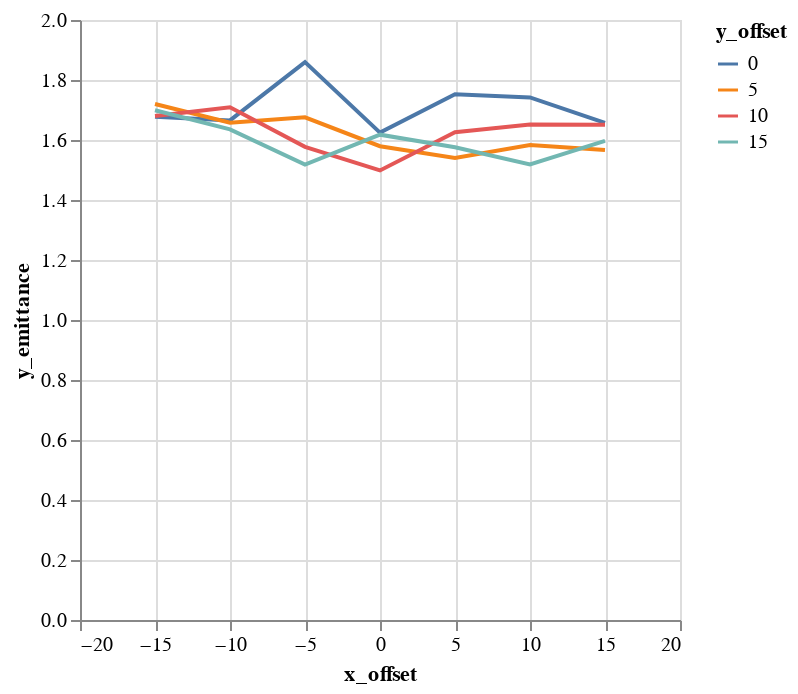

Notebook code for this chart:
### Code cell
alt.Chart(emit_df).mark_line().encode(
    color='y_offset:N',
    x='x_offset',
    y='y_emittance',
)

### Figure 1 — Vega-Lite specification as saved in the notebook (floating-point values rounded to 4 significant figures)
{"$schema": "https://vega.github.io/schema/vega-lite/v1.2.1.json", "data": {"values": [{"losses": 0, "relbeta": 0.002308, "sourceID": 16777222, "sourceName": "x_-15_y_0", "x_emittance": 1.725, "x_emittance_rel": 1.064, "x_norm_emittance": 0.003982, "x_offset": -15, "y_emittance": 1.678, "y_emittance_rel": 1.067, "y_norm_emittance": 0.003873, "y_offset": 0}, {"losses": 0, "relbeta": 0.002308, "sourceID": 16777229, "sourceName": "x_-15_y_5", "x_emittance": 1.701, "x_emittance_rel": 1.067, "x_norm_emittance": 0.003926, "x_offset": -15, "y_emittance": 1.72, "y_emittance_rel": 1.079, "y_norm_emittance": 0.003971, "y_offset": 5}, {"losses": 0, "relbeta": 0.002308, "sourceID": 16777236, "sourceName": "x_-15_y_10", "x_emittance": 1.705, "x_emittance_rel": 1.054, "x_norm_emittance": 0.003935, "x_offset": -15, "y_emittance": 1.68, "y_emittance_rel": 1.052, "y_norm_emittance": 0.003878, "y_offset": 10}, {"losses": 0, "relbeta": 0.002308, "sourceID": 16777243, "sourceName": "x_-15_y_15", "x_emittance": 1.737, "x_emittance_rel": 1.039, "x_norm_emittance": 0.00401, "x_offset": -15, "y_emittance": 1.699, "y_emittance_rel": 1.023, "y_norm_emittance": 0.003923, "y_offset": 15}, {"losses": 0, "relbeta": 0.002308, "sourceID": 16777220, "sourceName": "x_-10_y_0", "x_emittance": 1.726, "x_emittance_rel": 1.084, "x_norm_emittance": 0.003984, "x_offset": -10, "y_emittance": 1.665, "y_emittance_rel": 1.072, "y_norm_emittance": 0.003844, "y_offset": 0}, {"losses": 0, "relbeta": 0.002308, "sourceID": 16777227, "sourceName": "x_-10_y_5", "x_emittance": 1.691, "x_emittance_rel": 1.048, "x_norm_emittance": 0.003904, "x_offset": -10, "y_emittance": 1.658, "y_emittance_rel": 1.049, "y_norm_emittance": 0.003827, "y_offset": 5}, {"losses": 0, "relbeta": 0.002308, "sourceID": 16777234, "sourceName": "x_-10_y_10", "x_emittance": 1.528, "x_emittance_rel": 1.028, "x_norm_emittance": 0.003528, "x_offset": -10, "y_emittance": 1.709, "y_emittance_rel": 1.026, "y_norm_emittance": 0.003945, "y_offset": 10}, {"losses": 0, "relbeta": 0.002308, "sourceID": 16777241, "sourceName": "x_-10_y_15", "x_emittance": 1.463, "x_emittance_rel": 1.009, "x_norm_emittance": 0.003378, "x_offset": -10, "y_emittance": 1.635, "y_emittance_rel": 1.001, "y_norm_emittance": 0.003775, "y_offset": 15}, {"losses": 0, "relbeta": 0.002308, "sourceID": 16777218, "sourceName": "x_-5_y_0", "x_emittance": 1.834, "x_emittance_rel": 1.094, "x_norm_emittance": 0.004234, "x_offset": -5, "y_emittance": 1.86, "y_emittance_rel": 1.083, "y_norm_emittance": 0.004293, "y_offset": 0}, {"losses": 0, "relbeta": 0.002308, "sourceID": 16777225, "sourceName": "x_-5_y_5", "x_emittance": 1.587, "x_emittance_rel": 1.042, "x_norm_emittance": 0.003663, "x_offset": -5, "y_emittance": 1.675, "y_emittance_rel": 1.031, "y_norm_emittance": 0.003868, "y_offset": 5}, {"losses": 0, "relbeta": 0.002308, "sourceID": 16777232, "sourceName": "x_-5_y_10", "x_emittance": 1.543, "x_emittance_rel": 1.021, "x_norm_emittance": 0.003561, "x_offset": -5, "y_emittance": 1.577, "y_emittance_rel": 1.021, "y_norm_emittance": 0.003641, "y_offset": 10}, {"losses": 0, "relbeta": 0.002308, "sourceID": 16777239, "sourceName": "x_-5_y_15", "x_emittance": 1.698, "x_emittance_rel": 1.004, "x_norm_emittance": 0.00392, "x_offset": -5, "y_emittance": 1.518, "y_emittance_rel": 1.009, "y_norm_emittance": 0.003504, "y_offset": 15}, {"losses": 0, "relbeta": 0.002308, "sourceID": 16777216, "sourceName": "x_0_y_0", "x_emittance": 1.683, "x_emittance_rel": 1.093, "x_norm_emittance": 0.003884, "x_offset": 0, "y_emittance": 1.625, "y_emittance_rel": 1.057, "y_norm_emittance": 0.00375, "y_offset": 0}, {"losses": 0, "relbeta": 0.002308, "sourceID": 16777223, "sourceName": "x_0_y_5", "x_emittance": 1.613, "x_emittance_rel": 1.047, "x_norm_emittance": 0.003724, "x_offset": 0, "y_emittance": 1.579, "y_emittance_rel": 1.029, "y_norm_emittance": 0.003646, "y_offset": 5}, {"losses": 0, "relbeta": 0.002308, "sourceID": 16777230, "sourceName": "x_0_y_10", "x_emittance": 1.453, "x_emittance_rel": 1.036, "x_norm_emittance": 0.003354, "x_offset": 0, "y_emittance": 1.498, "y_emittance_rel": 1.016, "y_norm_emittance": 0.003459, "y_offset": 10}, {"losses": 0, "relbeta": 0.002308, "sourceID": 16777237, "sourceName": "x_0_y_15", "x_emittance": 1.776, "x_emittance_rel": 1.004, "x_norm_emittance": 0.0041, "x_offset": 0, "y_emittance": 1.618, "y_emittance_rel": 1.003, "y_norm_emittance": 0.003735, "y_offset": 15}, {"losses": 0, "relbeta": 0.002308, "sourceID": 16777217, "sourceName": "x_5_y_0", "x_emittance": 1.669, "x_emittance_rel": 1.077, "x_norm_emittance": 0.003853, "x_offset": 5, "y_emittance": 1.753, "y_emittance_rel": 1.047, "y_norm_emittance": 0.004046, "y_offset": 0}, {"losses": 0, "relbeta": 0.002308, "sourceID": 16777224, "sourceName": "x_5_y_5", "x_emittance": 1.671, "x_emittance_rel": 1.043, "x_norm_emittance": 0.003858, "x_offset": 5, "y_emittance": 1.54, "y_emittance_rel": 1.045, "y_norm_emittance": 0.003555, "y_offset": 5}, {"losses": 0, "relbeta": 0.002308, "sourceID": 16777231, "sourceName": "x_5_y_10", "x_emittance": 1.508, "x_emittance_rel": 1.031, "x_norm_emittance": 0.00348, "x_offset": 5, "y_emittance": 1.626, "y_emittance_rel": 1.02, "y_norm_emittance": 0.003753, "y_offset": 10}, {"losses": 0, "relbeta": 0.002308, "sourceID": 16777238, "sourceName": "x_5_y_15", "x_emittance": 1.633, "x_emittance_rel": 1.022, "x_norm_emittance": 0.00377, "x_offset": 5, "y_emittance": 1.576, "y_emittance_rel": 1.001, "y_norm_emittance": 0.003638, "y_offset": 15}, {"losses": 0, "relbeta": 0.002308, "sourceID": 16777219, "sourceName": "x_10_y_0", "x_emittance": 1.649, "x_emittance_rel": 1.085, "x_norm_emittance": 0.003805, "x_offset": 10, "y_emittance": 1.742, "y_emittance_rel": 1.089, "y_norm_emittance": 0.004021, "y_offset": 0}, {"losses": 0, "relbeta": 0.002308, "sourceID": 16777226, "sourceName": "x_10_y_5", "x_emittance": 1.528, "x_emittance_rel": 1.056, "x_norm_emittance": 0.003528, "x_offset": 10, "y_emittance": 1.583, "y_emittance_rel": 1.051, "y_norm_emittance": 0.003654, "y_offset": 5}, {"losses": 0, "relbeta": 0.002308, "sourceID": 16777233, "sourceName": "x_10_y_10", "x_emittance": 1.793, "x_emittance_rel": 1.029, "x_norm_emittance": 0.004138, "x_offset": 10, "y_emittance": 1.651, "y_emittance_rel": 1.024, "y_norm_emittance": 0.003812, "y_offset": 10}, {"losses": 0, "relbeta": 0.002308, "sourceID": 16777240, "sourceName": "x_10_y_15", "x_emittance": 1.616, "x_emittance_rel": 1.028, "x_norm_emittance": 0.003731, "x_offset": 10, "y_emittance": 1.519, "y_emittance_rel": 1.005, "y_norm_emittance": 0.003506, "y_offset": 15}, {"losses": 0, "relbeta": 0.002308, "sourceID": 16777221, "sourceName": "x_15_y_0", "x_emittance": 1.775, "x_emittance_rel": 1.184, "x_norm_emittance": 0.004097, "x_offset": 15, "y_emittance": 1.657, "y_emittance_rel": 1.05, "y_norm_emittance": 0.003825, "y_offset": 0}, {"losses": 1, "relbeta": 0.002308, "sourceID": 16777228, "sourceName": "x_15_y_5", "x_emittance": 1.77, "x_emittance_rel": 1.126, "x_norm_emittance": 0.004085, "x_offset": 15, "y_emittance": 1.567, "y_emittance_rel": 1.055, "y_norm_emittance": 0.003617, "y_offset": 5}, {"losses": 0, "relbeta": 0.002308, "sourceID": 16777235, "sourceName": "x_15_y_10", "x_emittance": 1.785, "x_emittance_rel": 1.1, "x_norm_emittance": 0.004122, "x_offset": 15, "y_emittance": 1.651, "y_emittance_rel": 1.022, "y_norm_emittance": 0.00381, "y_offset": 10}, {"losses": 0, "relbeta": 0.002308, "sourceID": 16777242, "sourceName": "x_15_y_15", "x_emittance": 1.608, "x_emittance_rel": 1.061, "x_norm_emittance": 0.003712, "x_offset": 15, "y_emittance": 1.597, "y_emittance_rel": 1.006, "y_norm_emittance": 0.003687, "y_offset": 15}]}, "encoding": {"color": {"field": "y_offset", "type": "nominal"}, "x": {"field": "x_offset", "type": "quantitative"}, "y": {"field": "y_emittance", "type": "quantitative"}}, "mark": "line"}
